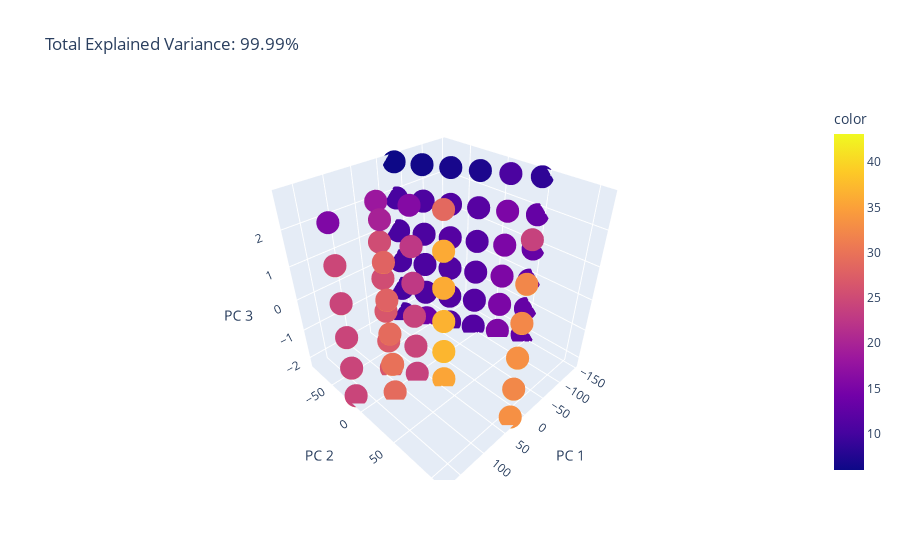

Notebook code for this chart:
### Code cell
##df2 = px.data.df()
X = df[["relative_compact","surface_area","wall_area","roof_area","overall_height",
                        "orientation","glazing_area","glazing_area_d"]]

pca = PCA(n_components=3)
components = pca.fit_transform(X)

total_var = pca.explained_variance_ratio_.sum() * 100

fig = px.scatter_3d(
    components, x=0, y=1, z=2, color=df['heating_load'],
    title=f'Total Explained Variance: {total_var:.2f}%',
    labels={'0': 'PC 1', '1': 'PC 2', '2': 'PC 3'}
)
fig.show()

### Figure 1 — Plotly figure (JSON) as saved in the notebook; plotly's stock layout.template omitted (floating-point values rounded to 4 significant figures; data arrays with more than 128 entries replaced by an {"elided": "..."} marker saying what was removed)
{"data": [{"hovertemplate": "PC 1=%{x}<br>PC 2=%{y}<br>PC 3=%{z}<br>color=%{marker.color}<extra></extra>", "legendgroup": "", "marker": {"color": {"elided": "768 float values"}, "coloraxis": "coloraxis", "symbol": "circle"}, "mode": "markers", "name": "", "scene": "scene", "showlegend": false, "type": "scatter3d", "x": {"elided": "768 float values"}, "y": {"elided": "768 float values"}, "z": {"elided": "768 float values"}}], "layout": {"coloraxis": {"colorbar": {"title": {"text": "color"}}, "colorscale": [[0, "#0d0887"], [0.1111, "#46039f"], [0.2222, "#7201a8"], [0.3333, "#9c179e"], [0.4444, "#bd3786"], [0.5556, "#d8576b"], [0.6667, "#ed7953"], [0.7778, "#fb9f3a"], [0.8889, "#fdca26"], [1, "#f0f921"]]}, "legend": {"tracegroupgap": 0}, "scene": {"domain": {"x": [0, 1], "y": [0, 1]}, "xaxis": {"title": {"text": "PC 1"}}, "yaxis": {"title": {"text": "PC 2"}}, "zaxis": {"title": {"text": "PC 3"}}}, "title": {"text": "Total Explained Variance: 99.99%"}}}
